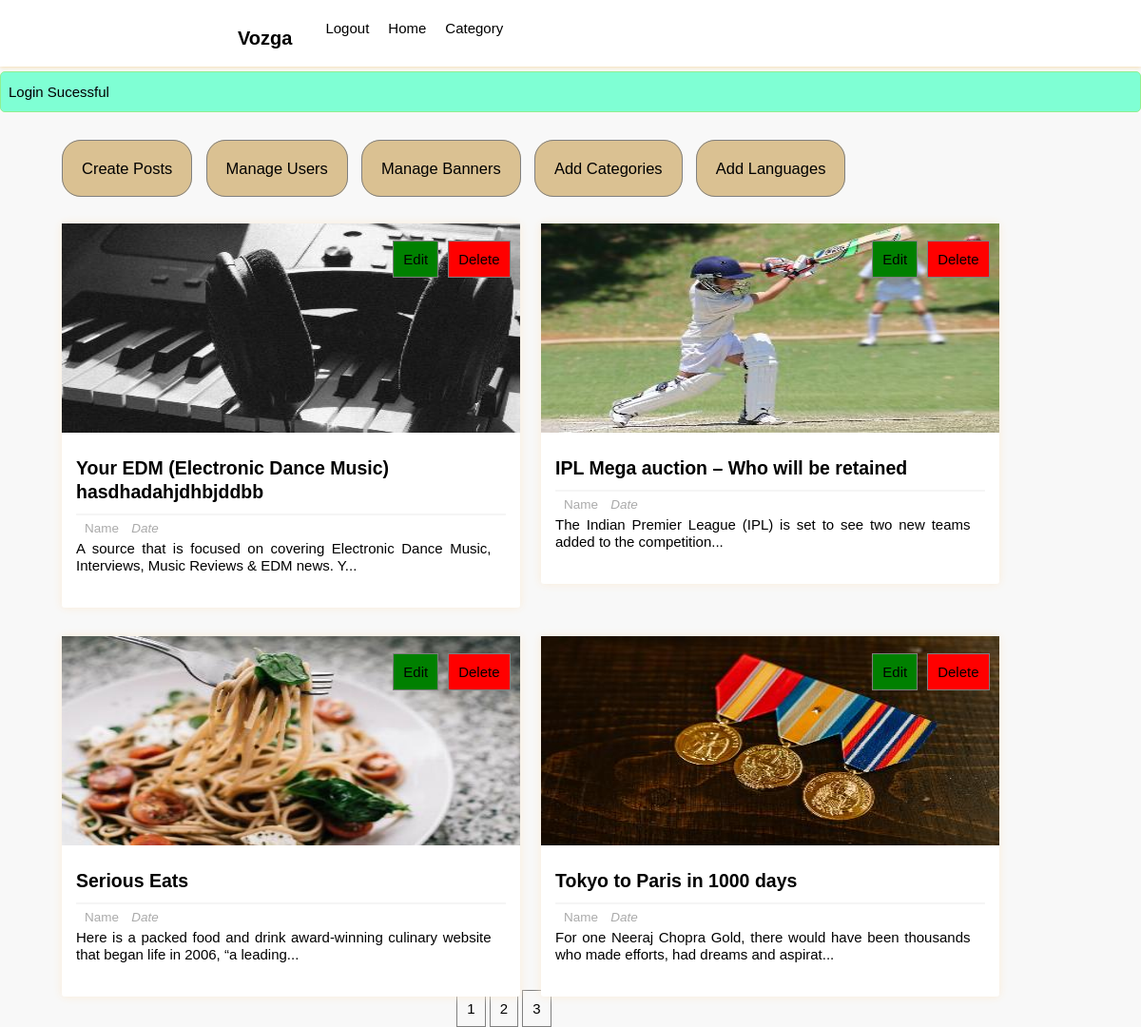
The page /dashboard.php?page=2 (signed in) on the database its author committed.
### tables this page shows
CREATE TABLE `posts` (
  `p_id` int NOT NULL,
  `dup_id` int NOT NULL,
  `title` varchar(255) NOT NULL,
  `description` text NOT NULL,
  `category` varchar(255) NOT NULL,
  `image` varchar(255) NOT NULL,
  `user_id` int NOT NULL,
  `lang_code` varchar(255) NOT NULL
);

### dashboard.php (the view, shortened to what this page needs)
<?php
    require_once "includes/login_validate.php";
?>
<html lang="en">
<head>
    <link href="includes/style.css" rel="stylesheet" type="text/css" />
</head>
<body>
<div class="header-wrapper">
<header>
            <div class='logo'>
                <h3>Vozga</h3>
            </div>
            <div class="search-form">
                        <div class="icon">
                        </div>
                    </div>
            <ul class='list'>
                <li><a>Category<i class="fas fa-chevron-down" style="color:black; font-size: 14px; font-weight: 600; padding:5px;"></i></a>
                </li>
                <li><a href='homepage'>Home</a></li>
                <li><a href="includes/logout.php">Logout</a></li>
            </ul>
        </header>
</div>
    <?php if(isset($_SESSION['message'])):?>
            <div class="msg <?php echo $_SESSION['type'];?>">
                <li><?php echo $_SESSION['message'];?></li>
            </div>
        <?php endif;?>
    <div class="manage-posts-admin">
            <div class="admin-manage">
                <ul>
                    <li><a href="createpost">Create Posts</a></li>
                    <li><a href="manageuser">Manage Users</a></li>
                    <li><a href="banner">Manage Banners</a></li>
                    <li><a href="add-category">Add Categories</a></li>
                    <li><a href="add-language">Add Languages</a></li>
                </ul>
            </div>
        <div class="main-content-admin">
                    <?php
                        $results_per_page=4;
                        $sql="SELECT * FROM posts";
                        $result=mysqli_query($con,$sql);
                        $i=0;
                        $num_of_result=mysqli_num_rows($result);
                        $num_of_pages=ceil($num_of_result/$results_per_page);
                        if(!isset($_GET['page'])){
                            $page=1;
                        }else{
                            $page=$_GET['page'];
                        }
                        $start_limit=($page-1)*$results_per_page;
                        $sql="SELECT * FROM posts LIMIT ".$start_limit.','.$results_per_page;
                        $result=mysqli_query($con,$sql);
                        if(mysqli_num_rows($result) > $i){
                            while($row=mysqli_fetch_assoc($result)){
                    ?>
                    <div class="main-post-admin">
                    <?php
                        $output_image="images/resized408x220".$row['image'];
                        $desc=$row['description'];
                        $desc = substr($desc,0,100).'...';
                    ?>
                    <img class="image" src="<?php echo $output_image;?>", alt="post_image">
                    <div class="post-preview-wrapper">
                <a href="single/<?php echo $row['p_id'];?>" class="post-title"><?php echo $row['title'];?></a>
                <div class="post-preview">
                    <span class="author-name"><i class="fas fa-user"></i>Name</span>
                    <span class="post-date"><i class="fas fa-calendar-week">Date</i></span>
                    <p class="desc"><?php echo $desc; ?></p>
                </div>
            </div>
            <div class="btns">
                <ul class="edit-delete-btn">
                    <li>
                        <a href="editpost.php/<?php echo $row['p_id'];?>" class="btn edit-link">Edit</a>
                    </li>
                    <li>
                        <a href="deletepost.php/<?php echo  $row['p_id'];?>" class ="btn delete-link" onclick="return confirm('Are you sure you want to delete this?')">Delete</a>
                    </li>
                </ul>
            </div>
        </div>
                    <?php
                            }
                        }
                        else{
                            ?>
                            <tr>
                                <th colspan="2">No results to display</th>
                            </tr>
                            <?php
                        }
                    ?>
        </div>
        <div class='index-dashboard'><center>
        <?php
        for($page=1;$page<=$num_of_pages;$page++)
        {
            echo '<a href="dashboard.php?page='.$page.'">'.$page.'</a> ';
        }   ?>
</div>
    </div>
</body>
</html>

### rows shown on the page
posts: image (picture), title "Your EDM (Electronic Dance Music) hasdhadahjdhbjddbb", description "A source that is focused on covering Electronic Dance Music, Interviews, Music Reviews & EDM news. Y..."
posts: image (picture), title "IPL Mega auction – Who will be retained", description "The Indian Premier League (IPL) is set to see two new teams added to the competition..."
posts: image (picture), title "Serious Eats", description "Here is a packed food and drink award-winning culinary website that began life in 2006, “a leading..."
posts: image (picture), title "Tokyo to Paris in 1000 days", description "For one Neeraj Chopra Gold, there would have been thousands who made efforts, had dreams and aspirat..."

### other values the page prints
$_SESSION['message'] "Login Sucessful"
